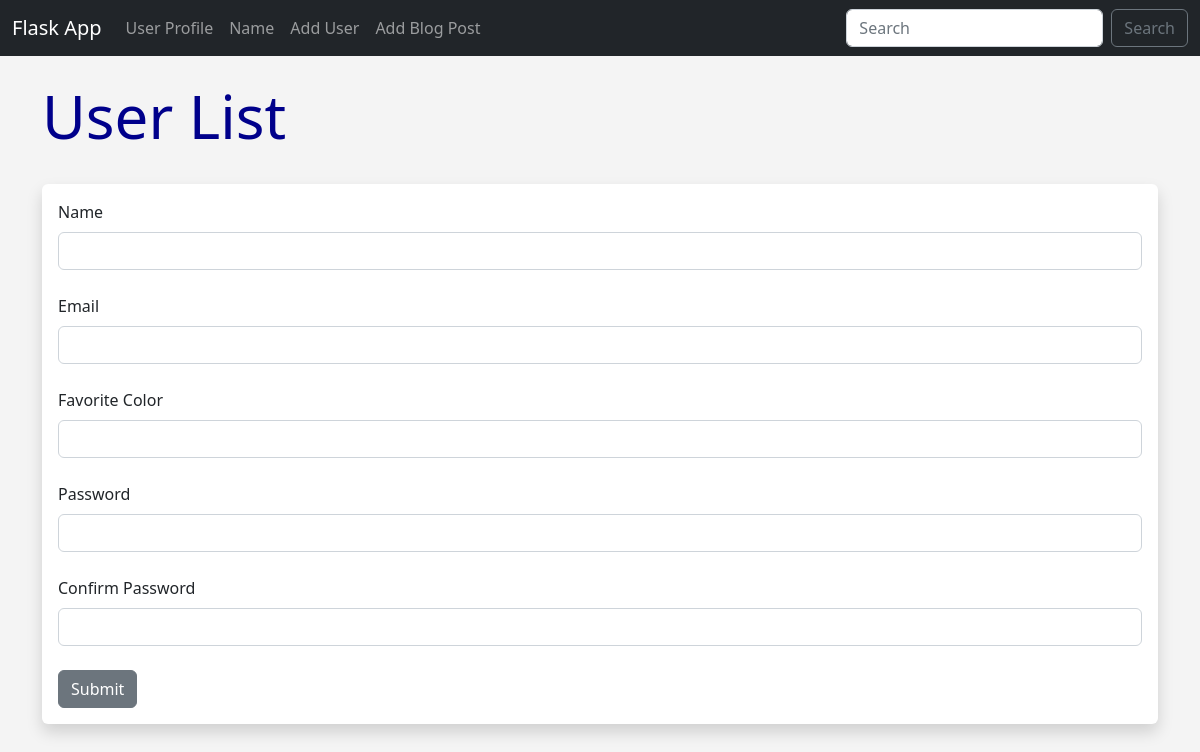
The page /user/add on the database as committed earlier.
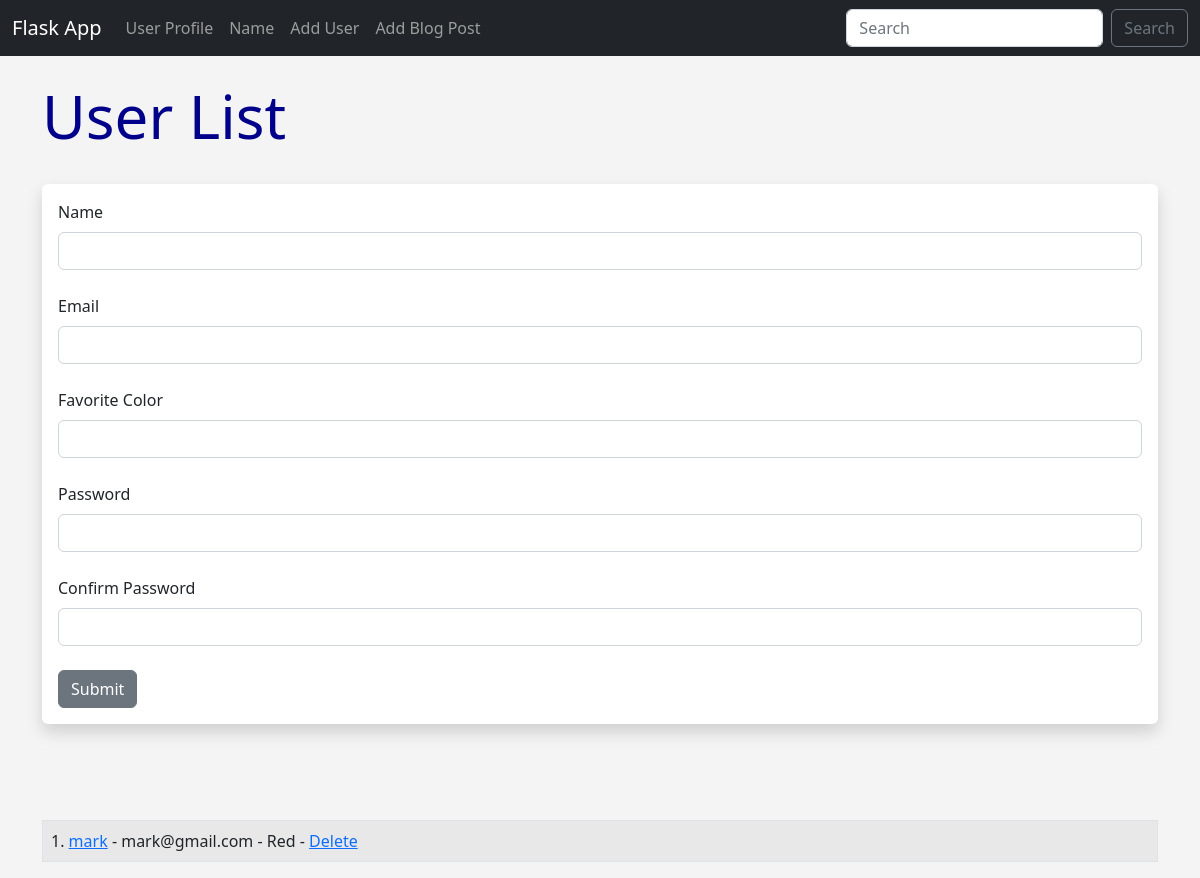
The same page on the database as committed later.
### app.py (models this page shows, shortened)
class Users (db.Model):
    id = db.Column(db.Integer, primary_key=True)
    name = db.Column(db.String(200), nullable=False)
    email = db.Column(db.String(120), nullable=False, unique=True)
    favorite_color = db.Column(db.String(120))
    date_added = db.Column(db.DateTime, default=datetime.utcnow)
    password_hash = db.Column(db.String(128))
    @property
    def password(self):
        raise AttributeError('password is not a readable attribute!')

### app.py (the view, shortened to what this page needs)
@app.route('/user/add', methods=['GET', 'POST'])
def add_user():
    name = None
    form = UserForm()
    our_users = Users.query.order_by(Users.date_added)
    return render_template('add_user.html', form=form,
                           name=name,
                           our_users=our_users)

### app.py
class UserForm(FlaskForm):
    name = StringField("Name", validators=[DataRequired()])
    email = StringField("Email", validators=[DataRequired()])
    favorite_color = StringField("Favorite Color")
    password_hash = PasswordField('Password', validators=[DataRequired(), EqualTo(
        'password_hash2', message='Passwords must match!')])
    password_hash2 = PasswordField(
        'Confirm Password', validators=[DataRequired()])
    submit = SubmitField("Submit")

### templates/add_user.html (shortened to what this page needs)
{% extends 'base.html' %}
{% block content %}
{% if name%}
    <h1>Hello {{name}}!!</h1>
    <table class="table table-striped table-bordered">
      {% for our_user in our_users %}
      <tr>
          <td>{{ our_user.id }}. <a href="{{url_for('update', id=our_user.id)}}"> {{ our_user.name }}</a> - {{ our_user.email }} - {{our_user.favorite_color}} - <a href="{{url_for('delete', id=our_user.id)}}"> Delete</a></td>
      </tr>
      {% endfor %}
      </table>
<br />
{% else %}
<h1>User List</h1>
<br />
<div class="shadow p-3 mb-5 bg-body rounded">
<form action="{{url_for('add_user')}}" method="POST">
  {{form.name.label(class="form-label") }}
  {{form.name(class="form-control") }}
  <br />
  {{form.email.label(class="form-label") }}
  {{form.email(class="form-control") }}
  <br />
  {{form.favorite_color.label(class="form-label") }}
  {{form.favorite_color(class="form-control", value=favorite_color) }}
  <br />
  {{form.password_hash.label(class="form-label") }}
  {{form.password_hash(class="form-control") }}
  <br>
  {{form.password_hash2.label(class="form-label") }}
  {{form.password_hash2(class="form-control") }}
  <br>
  {{form.submit(class="btn btn-secondary")}}
</form>
</div>
<br><br>
<table class="table table-striped table-bordered">
  {% for our_user in our_users %}
  <tr>
      <td>{{ our_user.id }}.
        <a href="{{url_for('update', id=our_user.id)}}"> {{ our_user.name }}</a> -
        {{ our_user.email }} -
        {{our_user.favorite_color}} -
        <a href="{{url_for('delete', id=our_user.id)}}">Delete</a></td>
  </tr>
  {% endfor %}
  </table>
{% endif %} {% endblock %}

### templates/base.html (shortened to what this page needs)
<!DOCTYPE html>
<html lang="en">
  <head>
    <link
      href="https://cdn.jsdelivr.net/npm/bootstrap@5.2.2/dist/css/bootstrap.min.css"
      rel="stylesheet"
    />
    <link
    href="{{ url_for('static', filename ='css/style.CSS') }}"
    rel="stylesheet"
  />
  </head>
  <body>
    {% include 'navbar.html' %}
    <br />
    <div class="container">{% block content %} {% endblock %}</div>
  </body>
</html>

### templates/navbar.html (shortened to what this page needs)
<nav class="navbar navbar-expand-lg navbar-dark bg-dark">
    <div class="container-fluid">
      <a class="navbar-brand" href="{{url_for ('index')}}">Flask App</a>
      <div class="collapse navbar-collapse" id="navbarSupportedContent">
        <ul class="navbar-nav me-auto mb-2 mb-lg-0">
          <li class="nav-item">
            <a class="nav-link" href="{{url_for ('user', name = 'Mark')}}">User Profile</a>
          </li>
          <li class="nav-item">
            <a class="nav-link" href="{{url_for ('name')}}">Name</a>
          <li class="nav-item">
            <a class="nav-link" href="{{url_for ('add_user')}}">Add User</a>
            <li class="nav-item">
              <a class="nav-link" href="{{url_for ('add_post')}}">Add Blog Post</a>
          </li>
        </ul>
        <form class="d-flex" role="search">
          <input class="form-control me-2" type="search" placeholder="Search" aria-label="Search">
          <button class="btn btn-outline-secondary" type="submit">Search</button>
        </form>
      </div>
    </div>
  </nav>

### static/css/style.css (style rules this page uses)
h1 { color: darkblue; font-size: 60px; }
body { background: #f4f4f4; }

Rows that differ between the two databases and show on the page:
added Users: id "1", name "mark", email "mark@gmail.com", favorite_color "Red"
